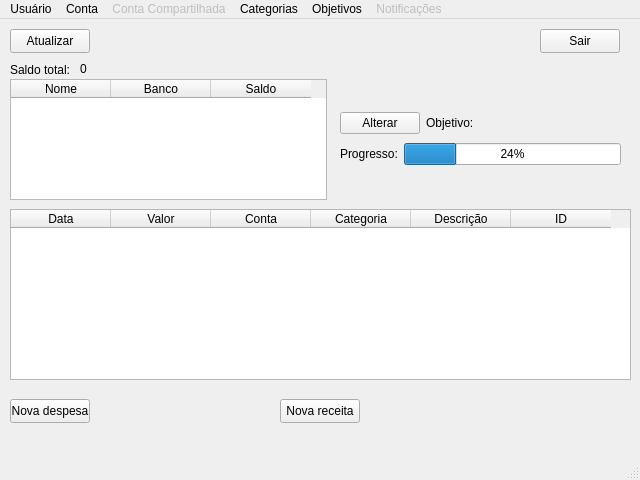
<?xml version="1.0" encoding="UTF-8"?>
<ui version="4.0">
 <class>UsuarioWindow</class>
 <widget class="QMainWindow" name="UsuarioWindow">
  <property name="geometry">
   <rect>
    <x>0</x>
    <y>0</y>
    <width>640</width>
    <height>480</height>
   </rect>
  </property>
  <property name="windowTitle">
   <string>Painel do usuário</string>
  </property>
  <property name="autoFillBackground">
   <bool>false</bool>
  </property>
  <widget class="QWidget" name="centralwidget">
   <widget class="QLabel" name="label_saldo_total">
    <property name="geometry">
     <rect>
      <x>10</x>
      <y>40</y>
      <width>101</width>
      <height>21</height>
     </rect>
    </property>
    <property name="text">
     <string>Saldo total:</string>
    </property>
   </widget>
   <widget class="QPushButton" name="btn_nova_despesa">
    <property name="geometry">
     <rect>
      <x>10</x>
      <y>380</y>
      <width>80</width>
      <height>24</height>
     </rect>
    </property>
    <property name="text">
     <string>Nova despesa</string>
    </property>
   </widget>
   <widget class="QPushButton" name="btn_nova_receira">
    <property name="geometry">
     <rect>
      <x>280</x>
      <y>380</y>
      <width>80</width>
      <height>24</height>
     </rect>
    </property>
    <property name="text">
     <string>Nova receita</string>
    </property>
   </widget>
   <widget class="QLabel" name="label_saldo_total_numero">
    <property name="geometry">
     <rect>
      <x>80</x>
      <y>40</y>
      <width>71</width>
      <height>20</height>
     </rect>
    </property>
    <property name="text">
     <string>0</string>
    </property>
   </widget>
   <widget class="QPushButton" name="btn_atualizar">
    <property name="geometry">
     <rect>
      <x>10</x>
      <y>10</y>
      <width>80</width>
      <height>24</height>
     </rect>
    </property>
    <property name="text">
     <string>Atualizar</string>
    </property>
   </widget>
   <widget class="QTableWidget" name="tabela_banco">
    <property name="enabled">
     <bool>true</bool>
    </property>
    <property name="geometry">
     <rect>
      <x>10</x>
      <y>60</y>
      <width>317</width>
      <height>121</height>
     </rect>
    </property>
    <property name="selectionMode">
     <enum>QAbstractItemView::SingleSelection</enum>
    </property>
    <property name="selectionBehavior">
     <enum>QAbstractItemView::SelectRows</enum>
    </property>
    <property name="showGrid">
     <bool>true</bool>
    </property>
    <column>
     <property name="text">
      <string>Nome</string>
     </property>
    </column>
    <column>
     <property name="text">
      <string>Banco</string>
     </property>
    </column>
    <column>
     <property name="text">
      <string>Saldo</string>
     </property>
    </column>
   </widget>
   <widget class="QTableWidget" name="tabela_transacao">
    <property name="geometry">
     <rect>
      <x>10</x>
      <y>190</y>
      <width>621</width>
      <height>171</height>
     </rect>
    </property>
    <column>
     <property name="text">
      <string>Data</string>
     </property>
    </column>
    <column>
     <property name="text">
      <string>Valor</string>
     </property>
    </column>
    <column>
     <property name="text">
      <string>Conta</string>
     </property>
    </column>
    <column>
     <property name="text">
      <string>Categoria</string>
     </property>
    </column>
    <column>
     <property name="text">
      <string>Descrição</string>
     </property>
    </column>
    <column>
     <property name="text">
      <string>ID</string>
     </property>
    </column>
   </widget>
   <widget class="QPushButton" name="btn_sair">
    <property name="geometry">
     <rect>
      <x>540</x>
      <y>10</y>
      <width>80</width>
      <height>24</height>
     </rect>
    </property>
    <property name="text">
     <string>Sair</string>
    </property>
   </widget>
   <widget class="QWidget" name="">
    <property name="geometry">
     <rect>
      <x>340</x>
      <y>90</y>
      <width>281</width>
      <height>61</height>
     </rect>
    </property>
    <layout class="QVBoxLayout" name="verticalLayout">
     <item>
      <layout class="QHBoxLayout" name="horizontalLayout">
       <item>
        <widget class="QPushButton" name="btn_alterar">
         <property name="sizePolicy">
          <sizepolicy hsizetype="Fixed" vsizetype="Fixed">
           <horstretch>0</horstretch>
           <verstretch>0</verstretch>
          </sizepolicy>
         </property>
         <property name="text">
          <string>Alterar</string>
         </property>
        </widget>
       </item>
       <item>
        <widget class="QLabel" name="label_2">
         <property name="sizePolicy">
          <sizepolicy hsizetype="Preferred" vsizetype="Fixed">
           <horstretch>0</horstretch>
           <verstretch>0</verstretch>
          </sizepolicy>
         </property>
         <property name="text">
          <string>Objetivo:</string>
         </property>
        </widget>
       </item>
      </layout>
     </item>
     <item>
      <layout class="QHBoxLayout" name="horizontalLayout_2">
       <item>
        <widget class="QLabel" name="label">
         <property name="text">
          <string>Progresso:</string>
         </property>
        </widget>
       </item>
       <item>
        <widget class="QProgressBar" name="progressBar_objetivo">
         <property name="value">
          <number>24</number>
         </property>
        </widget>
       </item>
      </layout>
     </item>
    </layout>
   </widget>
  </widget>
  <widget class="QMenuBar" name="menubar">
   <property name="geometry">
    <rect>
     <x>0</x>
     <y>0</y>
     <width>640</width>
     <height>21</height>
    </rect>
   </property>
   <widget class="QMenu" name="menuUsu_rio">
    <property name="title">
     <string>Usuário</string>
    </property>
    <addaction name="actionInforma_es"/>
   </widget>
   <widget class="QMenu" name="menuConta">
    <property name="title">
     <string>Conta</string>
    </property>
    <addaction name="actionCriar_conta"/>
    <addaction name="actionExcluir_conta"/>
   </widget>
   <widget class="QMenu" name="menuConta_Compartilhada">
    <property name="enabled">
     <bool>false</bool>
    </property>
    <property name="title">
     <string>Conta Compartilhada</string>
    </property>
    <addaction name="actionCriar_conta_compartilhada"/>
    <addaction name="actionExcluir_conta_compartilhada"/>
   </widget>
   <widget class="QMenu" name="menuCategorias">
    <property name="title">
     <string>Categorias</string>
    </property>
    <addaction name="actionCriar_categoria"/>
    <addaction name="actionExcluir_categoria"/>
   </widget>
   <widget class="QMenu" name="menuObjetivos">
    <property name="title">
     <string>Objetivos</string>
    </property>
    <addaction name="actionDefinir_objetivo"/>
    <addaction name="actionExcluir_objetivo"/>
   </widget>
   <widget class="QMenu" name="menuNotifica_es">
    <property name="enabled">
     <bool>false</bool>
    </property>
    <property name="title">
     <string>Notificações</string>
    </property>
    <addaction name="actionVisualizar_notifica_es"/>
   </widget>
   <addaction name="menuUsu_rio"/>
   <addaction name="menuConta"/>
   <addaction name="menuConta_Compartilhada"/>
   <addaction name="menuCategorias"/>
   <addaction name="menuObjetivos"/>
   <addaction name="menuNotifica_es"/>
  </widget>
  <widget class="QStatusBar" name="statusbar"/>
  <action name="actionInforma_es">
   <property name="text">
    <string>Informações</string>
   </property>
  </action>
  <action name="actionCriar_conta">
   <property name="text">
    <string>Criar conta</string>
   </property>
  </action>
  <action name="actionExcluir_conta">
   <property name="text">
    <string>Excluir conta</string>
   </property>
  </action>
  <action name="actionCriar_conta_compartilhada">
   <property name="checkable">
    <bool>false</bool>
   </property>
   <property name="enabled">
    <bool>true</bool>
   </property>
   <property name="text">
    <string>Criar conta compartilhada</string>
   </property>
  </action>
  <action name="actionExcluir_conta_compartilhada">
   <property name="text">
    <string>Excluir conta compartilhada</string>
   </property>
  </action>
  <action name="actionCriar_categoria">
   <property name="text">
    <string>Criar categoria</string>
   </property>
  </action>
  <action name="actionExcluir_categoria">
   <property name="text">
    <string>Excluir categoria</string>
   </property>
  </action>
  <action name="actionDefinir_objetivo">
   <property name="text">
    <string>Definir objetivo</string>
   </property>
  </action>
  <action name="actionExcluir_objetivo">
   <property name="text">
    <string>Excluir objetivo</string>
   </property>
  </action>
  <action name="actionVisualizar_notifica_es">
   <property name="text">
    <string>Visualizar notificações</string>
   </property>
  </action>
 </widget>
 <resources/>
 <connections/>
</ui>
